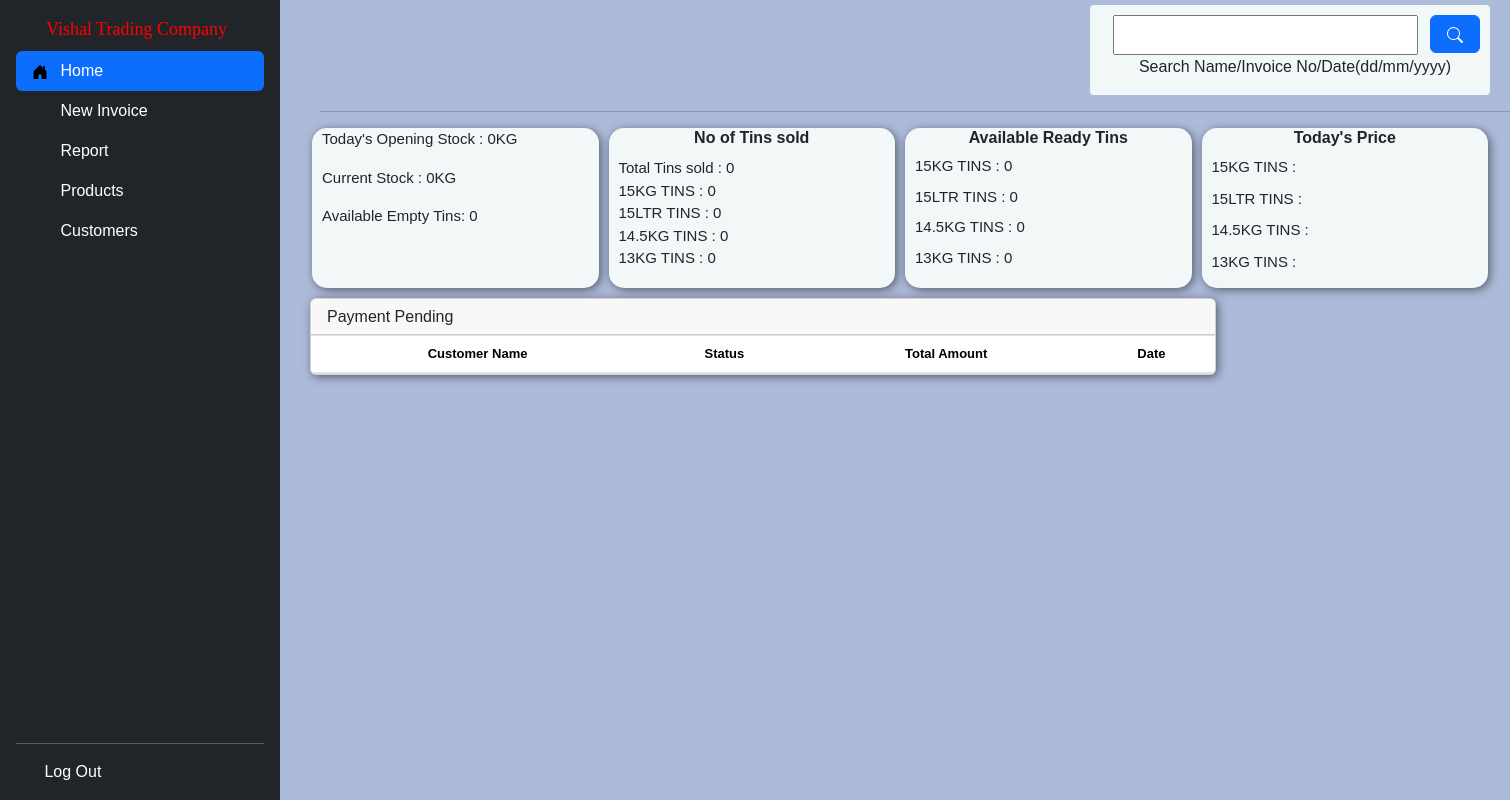
Screenshot of /home (signed in) with the database file from the repository.
### db.py (models this page shows)
class Stock(db.Model):
    __tablename__ = 'stock'
    id: Mapped[int] = mapped_column(Integer, primary_key=True)
    oil = mapped_column(JSON)
    tins_in_stock = mapped_column(Integer)
    other = mapped_column(JSON)
    date = mapped_column(Date, nullable=False)

### main.py (the view)
@app.route('/home')
@login_required
def secrets():
    daily_tins_count = Stocks.get_all_daily_stocks()
    print(daily_tins_count)
    stock = Stocks.get_stock()
    print(stock.other)
    search = request.args.get('search')
    response = GetInvoice.get_all_invoices()
    invoices = []
    for invoice in response:
        if invoice.total_amount['status'] == "pending":
            invoices.append(invoice)
    return render_template("home.html", name=current_user.name, logged_in=True, invoices=invoices, search=search, stock=stock, daily_tins_count=daily_tins_count, card="pending")

### billing.py (called while the page is built, shortened)
    @staticmethod
    def get_all_invoices():
        invoices = db.session.query(Invoice).all()
        return invoices

    @staticmethod
    def get_stock():
        latest = db.session.query(Stock).order_by(Stock.date.desc()).first()
        if not latest:
            new_stock = Stock(
                oil={
                    "today_opening_stock": 0,
                    "RPG": 0
                },
                tins_in_stock=0,
                other={
                    "15KG": 0,
                    "15LTR": 0,
                    "14_5KG": 0,
                    "13KG": 0
                },
                date=datetime.today().date()
            )
            db.session.add(new_stock)
            db.session.commit()
            latest = db.session.query(Stock).order_by(Stock.date.desc()).first()
            return latest
        elif latest.date == datetime.today().date():
            return latest

    @staticmethod
    def get_all_daily_stocks():
        total_tins = 0
        KG15 = 0
        LTR15 = 0
        KG13 = 0
        KG14_5 = 0
        result = db.session.query(DailyStock).filter(DailyStock.date == datetime.today().date()).all()
        for today in result:
            KG15 += int(today.tins['RPG15KG'])
            LTR15 += int(today.tins['RPG15LTR'])
            KG14_5 = int(today.tins['RPG14_5KG'])
            KG13 += int(today.tins['RPG13KG'])
            total_tins += int(today.tins['RPG15KG']) + int(today.tins['RPG15LTR']) + int(today.tins['RPG13KG']) + int(today.tins['RPG14_5KG'])
        tis_count = {
            "total_tins": total_tins,
            "15KG": KG15,
            "15LTR": LTR15,
            "KG14_5": KG14_5,
            "KG13": KG13,
        }
        return tis_count

### main.py (called while the page is built)
@login_manager.user_loader
def load_user(user_id):
    return db.get_or_404(User, user_id)

### templates/home.html (shortened to what this page needs)
{% extends "base.html" %}
{% block content %}
<div class="search-box">
  <form action="{{ url_for('search') }}" method="POST">
    <input type="text" id="search" name="search" value="" style="width: 305px; height: 40px;">
    <button type="submit" class="btn btn-primary btn-block btn-large" name="search" value="search"
         style="width: 50px;  float: right; " ><svg xmlns="http://www.w3.org/2000/svg" width="16" height="16" fill="currentColor" class="bi bi-search" viewBox="0 0 16 16">
<path d="M11.742 10.344a6.5 6.5 0 1 0-1.397 1.398h-.001q.044.06.098.115l3.85 3.85a1 1 0 0 0 1.415-1.414l-3.85-3.85a1 1 0 0 0-.115-.1zM12 6.5a5.5 5.5 0 1 1-11 0 5.5 5.5 0 0 1 11 0"/>
</svg></button>
    <p >Search Name/Invoice No/Date(dd/mm/yyyy)</p>
  </form>
</div>
<hr style="margin-left: 320px;">
<div class="container">
  <div class="box">
      <p>Today's Opening Stock : {{stock.oil['today_opening_stock']}}KG</p>
      <p>Current Stock : {{stock.oil['RPG']}}KG</p>
      <p>Available Empty Tins: {{stock.tins_in_stock}}</p>
  </div>
  <div class="box">
      <h6 style="text-align: center"><b>No of Tins sold</b></h6>
      <div style="margin-left: 10px; margin-top: 10px;">
          <a>Total Tins sold : {{daily_tins_count['total_tins']}}</a><br>
          <a>15KG TINS : {{daily_tins_count['15KG']}}</a><br>
          <a>15LTR TINS : {{daily_tins_count['15LTR']}}</a><br>
          <a>14.5KG TINS : {{daily_tins_count['KG14_5']}}</a><br>
          <a>13KG TINS : {{daily_tins_count['KG13']}}</a><br>
      </div>
  </div>
  <div class="box">
      <h6 style="text-align: center"><b>Available Ready Tins</b></h6>
      <label style="margin-left: 10px;">15KG TINS : {{stock.other['15KG']}}</label><br>
      <label style="margin-left: 10px;">15LTR TINS : {{stock.other['15LTR']}}</label><br>
      <label style="margin-left: 10px;">14.5KG TINS : {{stock.other['14_5KG']}}</label><br>
      <label style="margin-left: 10px;">13KG TINS : {{stock.other['13KG']}}</label>
  </div>
  <div class="box">
      <h6 style="text-align: center"><b>Today's Price</b></h6>
      <label style="margin-left: 10px;">15KG TINS :</label>
      <input style="width: 100px; border: none; background-color: #f2f7f8;"><br>
      <label style="margin-left: 10px;">15LTR TINS :</label>
      <input style="width: 100px; border: none; background-color: #f2f7f8;"><br>
      <label style="margin-left: 10px;">14.5KG TINS :</label>
      <input style="width: 100px; border: none; background-color: #f2f7f8;"><br>
      <label style="margin-left: 10px;">13KG TINS :</label>
      <input style="width: 100px; border: none; background-color: #f2f7f8;">
  </div>
</div>
{% if card == "pending" %}
<div class="card mb-6 mb-xxl-0">
  <div class="card-header">
    <div class="row align-items-center">
      <div class="col">
        <h3 class="fs-6 mb-0">Payment Pending</h3>
      </div>
    </div>
  </div>
  <div class="table-responsive">
    <table class="table table-flush align-middle mb-0">
      <thead>
        <tr><th class="fs-sm">Customer Name</th>
        <th class="fs-sm">Status</th>
        <th class="fs-sm">Total Amount</th>
        <th class="fs-sm">Date</th>
      </tr></thead>
    </table>
  </div>
</div>
{% endif %}
{% endblock %}

### templates/base.html (shortened to what this page needs)
<!DOCTYPE html>
<html>
  <head>
    <link
      rel="stylesheet"
      href="https://stackpath.bootstrapcdn.com/bootstrap/4.5.2/css/bootstrap.min.css"
    />
    <link href="https://cdn.jsdelivr.net/npm/bootstrap@5.3.3/dist/css/bootstrap.min.css" rel="stylesheet">
    <link rel="stylesheet" href="{{ url_for('static', filename='css/home.css')}}"/>
  </head>
  <body>
<div class="sidebar d-flex flex-column flex-shrink-0 p-3 text-bg-dark" style="width: 280px;">
  <label style="color: red; margin-left: 30px; font-family: Georgia, serif; font-size: large;">Vishal Trading Company</label>
  <ul class="nav nav-pills flex-column mb-auto">
    <li class="nav-item">
      <a href="{{ url_for('secrets') }}" class="nav-link {% if request.path == url_for('secrets') %}active{% else %}text-white{% endif %}" aria-current="page">
        Home
      </a>
    </li>
    <li>
      <a href="{{ url_for('billing') }}" class="nav-link {% if request.path == url_for('billing') %}active{% else %}text-white{% endif %}">
        <svg class="bi pe-none me-2" width="16" height="16"><use xlink:href="#speedometer2"></use></svg>
        New Invoice
      </a>
    </li>
    <li>
      <a href="{{ url_for('report') }}" class="nav-link {% if request.path == url_for('report') %}active{% else %}text-white{% endif %}">
        <svg class="bi pe-none me-2" width="16" height="16"><use xlink:href="#table"></use></svg>
        Report
      </a>
    </li>
    <li>
      <a href="{{ url_for('products') }}" class="nav-link {% if request.path == url_for('products') %}active{% else %}text-white{% endif %}">
        <svg class="bi pe-none me-2" width="16" height="16"><use xlink:href="#grid"></use></svg>
        Products
      </a>
    </li>
    <li>
      <a href="#" class="nav-link text-white">
        <svg class="bi pe-none me-2" width="16" height="16"><use xlink:href="#people-circle"></use></svg>
        Customers
      </a>
    </li>
  </ul>
  <hr>
  <a href="{{ url_for('logout') }}" class="nav-link text-white">
    <svg class="bi pe-none me-2" width="16" height="16"><use xlink:href="#people-circle"></use></svg>
    Log Out
  </a>
</div>
    {% block content %}
    {% endblock %}
  </body>
</html>

### static/css/home.css (style rules this page uses)
body { margin: 0; font-family: Arial, sans-serif; background: #ADBBDA; }
.sidebar { position: fixed; height: 100%; overflow-y: auto; top: 0; }
.mb-6 { margin-bottom: 1.5rem !important; }
.card { margin-left: 310px; margin-top: 10px; display: flex; flex-direction: column; max-height: 350px; overflow-y: auto; box-shadow: 2px 2px 10px rgba(0, 0, 0, 0.5); width: 60%; }
.table { text-align: center; font-size: 13px; }
.card, .side_card { display: inline-block; vertical-align: top; }
.container { margin-top: 10px; margin-left: 300px; max-width: 1200px; display: flex; flex-wrap: wrap; gap: 10px; justify-content: space-between; }
.box { flex: 1 1 calc(25% - 20px); box-sizing: border-box; background-color: #f2f7f8; border-radius: 15px; height: 160px; font-size: 15px; box-shadow: 2px 2px 10px rgba(0, 0, 0, 0.5); }
p { margin-left: 10px; }
.search-box { margin-left: 1090px; margin-top: 5px; text-align: center; background-color: #f2f7f8; height: 90px; width: 400px; border-radius: 4px; padding: 10px; }

### rows the page displays
Stock: oil.today_opening_stock "0", oil.RPG "0", tins_in_stock "0", other.15KG "0", other.15LTR "0", other.14_5KG "0", other.13KG "0"

### other values shown
{{ daily_tins_count['total_tins'] }} "0"
{{ daily_tins_count['15KG'] }} "0"
{{ daily_tins_count['15LTR'] }} "0"
{{ daily_tins_count['KG14_5'] }} "0"
{{ daily_tins_count['KG13'] }} "0"
